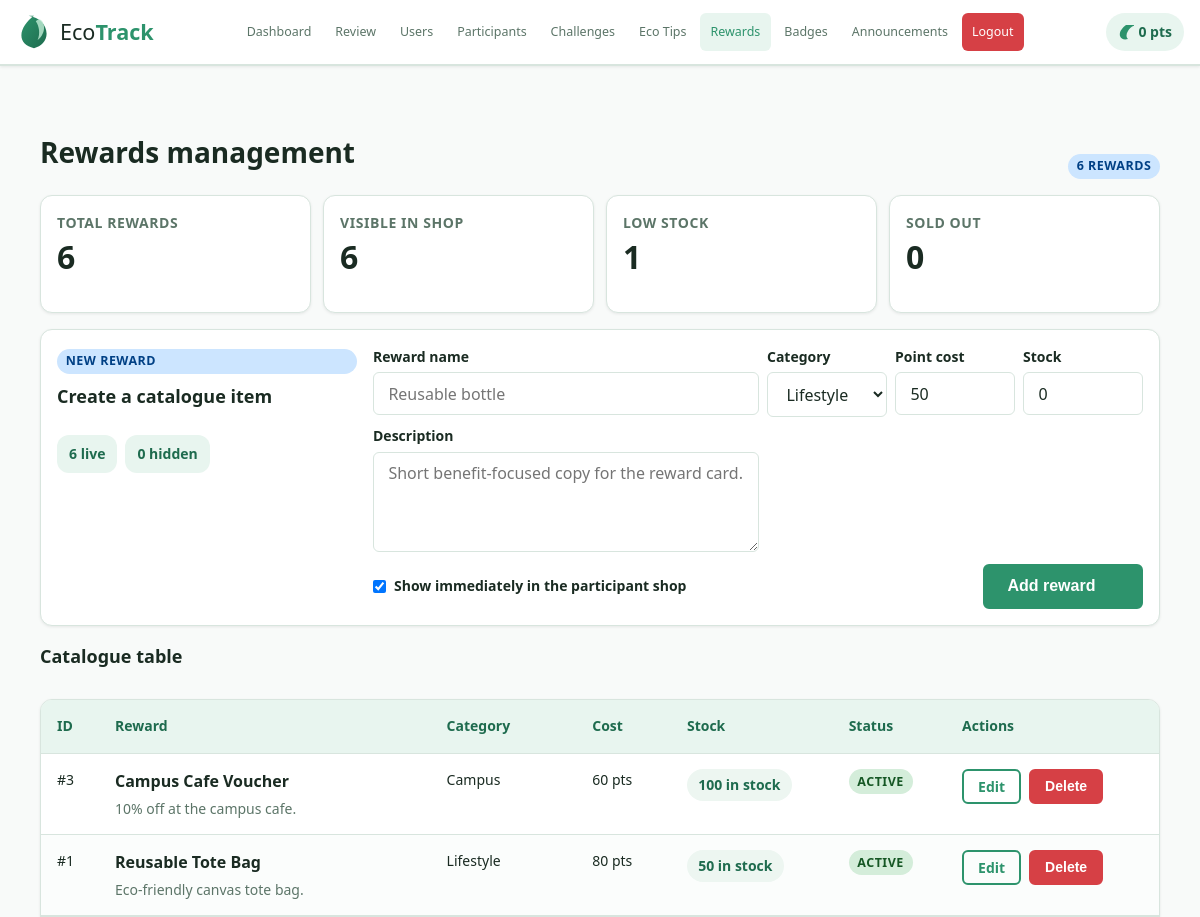
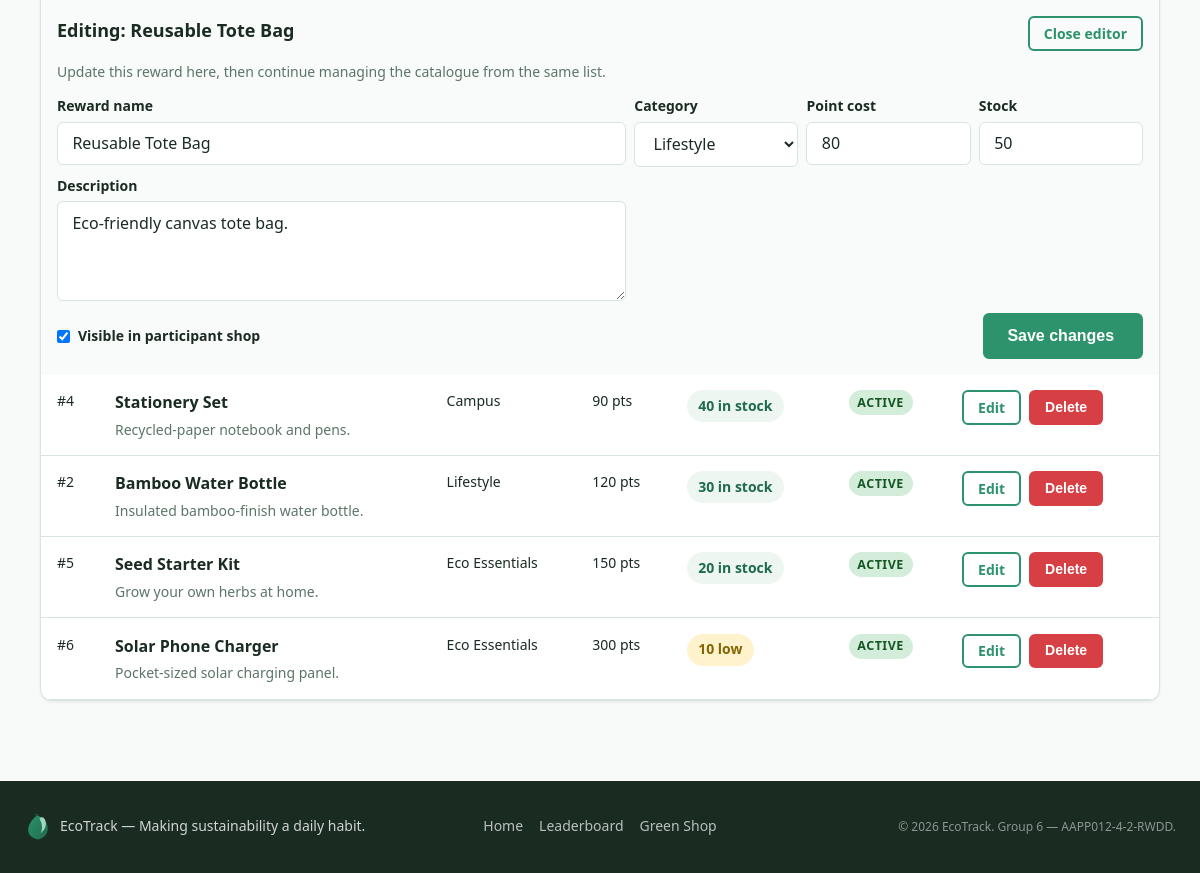
The page /admin/rewards_management.php?edit_reward=1 (signed in) on the database its author committed (2 pictures, top to bottom).
### tables this page shows
CREATE TABLE IF NOT EXISTS users (
  user_id INT AUTO_INCREMENT PRIMARY KEY,
  username VARCHAR(50) NOT NULL UNIQUE,
  email VARCHAR(100) NOT NULL UNIQUE,
  password VARCHAR(255) NOT NULL,
  role ENUM('participant','moderator','admin') NOT NULL DEFAULT 'participant',
  points INT NOT NULL DEFAULT 0,
  streak INT NOT NULL DEFAULT 0,
  last_checkin DATE DEFAULT NULL,
  avatar VARCHAR(255) DEFAULT NULL,
  created_at DATETIME DEFAULT CURRENT_TIMESTAMP
);

CREATE TABLE IF NOT EXISTS rewards (
  reward_id INT AUTO_INCREMENT PRIMARY KEY,
  name VARCHAR(150) NOT NULL,
  description TEXT,
  image VARCHAR(255) DEFAULT NULL,
  category ENUM('Lifestyle','Campus','Eco Essentials') DEFAULT 'Lifestyle',
  point_cost INT NOT NULL DEFAULT 50,
  stock INT NOT NULL DEFAULT 0,
  active TINYINT(1) DEFAULT 1,
  created_at DATETIME DEFAULT CURRENT_TIMESTAMP
);

### admin/rewards_management.php (the view, shortened to what the rows shown need)
<?php
require_once __DIR__ . '/../database/db.php';
require_once __DIR__ . '/../includes/functions.php';
$pdo = getPDO();
$rewardCategories = ['Lifestyle', 'Campus', 'Eco Essentials'];
$rewardForm = [
    'name' => '',
    'description' => '',
    'category' => 'Lifestyle',
    'point_cost' => '50',
    'stock' => '0',
    'active' => '1',
];
$list = $pdo->query('SELECT * FROM rewards ORDER BY active DESC, point_cost ASC, reward_id ASC')->fetchAll() ?: [];
$editingRewardId = max(0, (int)($_GET['edit_reward'] ?? 0));
$buildRewardsManagementUrl = static function (array $overrides = []) use ($editingRewardId): string {
    $params = [
        'edit_reward' => $editingRewardId,
    ];
    foreach ($overrides as $key => $value) {
        $params[$key] = $value;
    }
    if (($params['edit_reward'] ?? 0) <= 0) {
        unset($params['edit_reward']);
    }
    $query = http_build_query($params);
    return 'rewards_management.php' . ($query ? '?' . $query : '');
};
require_once __DIR__ . '/../layout/header.php';
?>
<div class="container page-shell reward-admin-shell">
  <div class="section-header reward-admin-header">
    <div>
      <h1 class="section-header__title">Rewards management</h1>
    </div>
  </div>
  <section class="card reward-admin-studio">
      <div class="reward-admin-studio-layout">
      <div class="reward-admin-panel__intro reward-admin-panel__intro--compact">
        <h2 class="card-title">Create a catalogue item</h2>
      </div>
      <form method="POST" class="reward-admin-form">
        <div class="reward-admin-form-grid">
          <div class="form-group reward-admin-form-group">
            <label for="create_point_cost">Point cost</label>
            <input type="number" id="create_point_cost" name="point_cost" min="1" value="<?= sanitise($rewardForm['point_cost']) ?>">
          </div>
        </div>
        <div class="reward-admin-form-actions">
          <label class="reward-admin-toggle">
            <input type="checkbox" name="active" value="1" <?= $rewardForm['active'] === '1' ? 'checked' : '' ?>>
            Show immediately in the participant shop
          </label>
        </div>
      </form>
    </div>
  </section>
  <section class="reward-admin-board">
    <div class="reward-admin-board__header">
      <div>
        <h2 class="card-title">Catalogue table</h2>
      </div>
    </div>
    <?php if (empty($list)): ?>
      <div class="card empty-state">
        <h2 class="card-title empty-state__title">No rewards yet</h2>
        <p class="empty-state__text">Add your first reward from the studio panel to start building the Green Shop catalogue.</p>
      </div>
    <?php else: ?>
      <div class="card reward-admin-table-card">
        <div class="table-wrap reward-admin-table-wrap">
          <table class="reward-admin-table">
            <thead>
              <tr>
                <th>ID</th>
                <th>Reward</th>
                <th>Category</th>
                <th>Cost</th>
                <th>Stock</th>
                <th>Status</th>
                <th>Actions</th>
              </tr>
            </thead>
            <tbody>
              <?php foreach ($list as $reward): ?>
                <?php
                $stockCount = (int)$reward['stock'];
                $isActive = !empty($reward['active']);
                $stockTone = $stockCount === 0 ? 'danger' : ($stockCount <= 10 ? 'warning' : 'ok');
                $stockLabel = $stockCount === 0 ? 'Sold out' : ($stockCount <= 10 ? $stockCount . ' low' : $stockCount . ' in stock');
                ?>
                <tr id="reward-<?= (int)$reward['reward_id'] ?>" class="reward-admin-table__row<?= $editingRewardId === (int)$reward['reward_id'] ? ' reward-admin-table__row--editing' : '' ?>">
                  <td class="reward-admin-table__cell reward-admin-table__cell--id" data-label="ID">#<?= (int)$reward['reward_id'] ?></td>
                  <td class="reward-admin-table__reward reward-admin-table__cell reward-admin-table__cell--reward" data-label="Reward">
                    <strong><?= sanitise($reward['name']) ?></strong>
                    <span><?= sanitise($reward['description'] ?: 'No description yet.') ?></span>
                  </td>
                  <td class="reward-admin-table__cell reward-admin-table__cell--category" data-label="Category"><?= sanitise($reward['category']) ?></td>
                  <td class="reward-admin-table__cell reward-admin-table__cell--cost" data-label="Cost"><?= (int)$reward['point_cost'] ?> pts</td>
                  <td class="reward-admin-table__cell reward-admin-table__cell--stock" data-label="Stock">
                    <span class="reward-admin-stock reward-admin-stock--<?= sanitise($stockTone) ?>">
                      <?= sanitise($stockLabel) ?>
                    </span>
                  </td>
                  <td class="reward-admin-table__cell reward-admin-table__cell--status" data-label="Status">
                    <span class="badge <?= $isActive ? 'badge-green' : 'badge-grey' ?>">
                      <?= $isActive ? 'active' : 'draft' ?>
                    </span>
                  </td>
                  <td class="reward-admin-table__cell reward-admin-table__cell--actions" data-label="Actions">
                    <div class="reward-admin-table__actions">
                      <a href="<?= sanitise($buildRewardsManagementUrl(['edit_reward' => (int)$reward['reward_id']])) ?>#reward-<?= (int)$reward['reward_id'] ?>" class="btn btn-outline btn-sm">
                        Edit
                      </a>
                      <form method="POST">
                        <button type="submit" class="btn btn-danger btn-sm" onclick="return confirm('Delete this reward?');">Delete</button>
                      </form>
                    </div>
                  </td>
                </tr>
                <?php if ($editingRewardId === (int)$reward['reward_id']): ?>
                  <tr class="reward-admin-edit-row">
                    <td class="reward-admin-edit-row__cell" colspan="7">
                      <section class="reward-admin-edit-panel">
                        <div class="reward-admin-edit-row__header">
                          <div>
                            <h3 class="card-title">Editing: <?= sanitise($reward['name']) ?></h3>
                            <p class="admin-card-copy">Update this reward here, then continue managing the catalogue from the same list.</p>
                          </div>
                          <a href="rewards_management.php#reward-<?= (int)$reward['reward_id'] ?>" class="btn btn-outline btn-sm">Close editor</a>
                        </div>
                        <form method="POST" class="reward-admin-form reward-admin-form--inline">
                          <div class="reward-admin-form-grid reward-admin-form-grid--table">
                            <div class="form-group reward-admin-form-group reward-admin-form-group--name">
                              <label for="edit_name_<?= (int)$reward['reward_id'] ?>">Reward name</label>
                              <input type="text" id="edit_name_<?= (int)$reward['reward_id'] ?>" name="name" maxlength="150" value="<?= sanitise($reward['name']) ?>" required>
                            </div>
                            <div class="form-group reward-admin-form-group">
                              <label for="edit_category_<?= (int)$reward['reward_id'] ?>">Category</label>
                              <select id="edit_category_<?= (int)$reward['reward_id'] ?>" name="category">
                                <?php foreach ($rewardCategories as $category): ?>
                                  <option value="<?= sanitise($category) ?>" <?= $reward['category'] === $category ? 'selected' : '' ?>><?= sanitise($category) ?></option>
                                <?php endforeach; ?>
                              </select>
                            </div>
                            <div class="form-group reward-admin-form-group">
                              <label for="edit_point_cost_<?= (int)$reward['reward_id'] ?>">Point cost</label>
                              <input type="number" id="edit_point_cost_<?= (int)$reward['reward_id'] ?>" name="point_cost" min="1" value="<?= (int)$reward['point_cost'] ?>">
                            </div>
                            <div class="form-group reward-admin-form-group">
                              <label for="edit_stock_<?= (int)$reward['reward_id'] ?>">Stock</label>
                              <input type="number" id="edit_stock_<?= (int)$reward['reward_id'] ?>" name="stock" min="0" value="<?= (int)$reward['stock'] ?>">
                            </div>
                            <div class="form-group reward-admin-form-group reward-admin-form-group--description">
                              <label for="edit_description_<?= (int)$reward['reward_id'] ?>">Description</label>
                              <textarea id="edit_description_<?= (int)$reward['reward_id'] ?>" name="description" rows="3"><?= sanitise($reward['description'] ?? '') ?></textarea>
                            </div>
                          </div>
                          <div class="reward-admin-form-actions">
                            <label class="reward-admin-toggle">
                              <input type="checkbox" name="active" value="1" <?= !empty($reward['active']) ? 'checked' : '' ?>>
                              Visible in participant shop
                            </label>
                            <button type="submit" class="btn btn-primary">Save changes</button>
                          </div>
                        </form>
                      </section>
                    </td>
                  </tr>
                <?php endif; ?>
              <?php endforeach; ?>
            </tbody>
          </table>
        </div>
      </div>
    <?php endif; ?>
  </section>
</div>
<?php require_once __DIR__ . '/../layout/footer.php'; ?>

### layout/header.php (shortened to what the rows shown need)
<!DOCTYPE html>
<html lang="en">
<head>
  <link rel="stylesheet" href="<?= BASE_URL ?>/assets/css/style.css">
</head>
<body>
<header class="navbar" role="banner">
  <div class="nav-container">
    <?php if (isset($_SESSION['user_id'])): ?>
      <?php
        $u = getPDO()->prepare('SELECT points FROM users WHERE user_id = ?');
        $u->execute([$_SESSION['user_id']]);
        $pts = (int)($u->fetchColumn() ?: 0);
      ?>
      <div class="nav-points" aria-label="Your points balance">
        <img src="<?= BASE_URL ?>/assets/img/icon_leaf.svg" alt="" width="16" height="16">
        <span id="navPointsBadge"><?= $pts ?> pts</span>
      </div>
    <?php endif; ?>
  </div>
</header>
<main id="mainContent">

### rows shown on the page
users: points "0"
rewards: point_cost "50", active "☑", reward_id "1", name "Reusable Tote Bag", description "Eco-friendly canvas tote bag.", category "Lifestyle", point_cost "80", stock "50 in stock", shows "ACTIVE", stock "50"
rewards: reward_id "3", name "Campus Cafe Voucher", description "10% off at the campus cafe.", category "Campus", point_cost "60", stock "100 in stock", active "ACTIVE"
rewards: reward_id "4", name "Stationery Set", description "Recycled-paper notebook and pens.", category "Campus", point_cost "90", stock "40 in stock", active "ACTIVE"
rewards: reward_id "2", name "Bamboo Water Bottle", description "Insulated bamboo-finish water bottle.", category "Lifestyle", point_cost "120", stock "30 in stock", active "ACTIVE"
rewards: reward_id "5", name "Seed Starter Kit", description "Grow your own herbs at home.", category "Eco Essentials", point_cost "150", stock "20 in stock", active "ACTIVE"
rewards: reward_id "6", name "Solar Phone Charger", description "Pocket-sized solar charging panel.", category "Eco Essentials", point_cost "300", stock "10 low", active "ACTIVE"

### other values the page prints
$rewardCount "6"
$activeCount "6"
$lowStockCount "1"
$outOfStockCount "0"
$hiddenCount "0"
form field category "Lifestyle"
